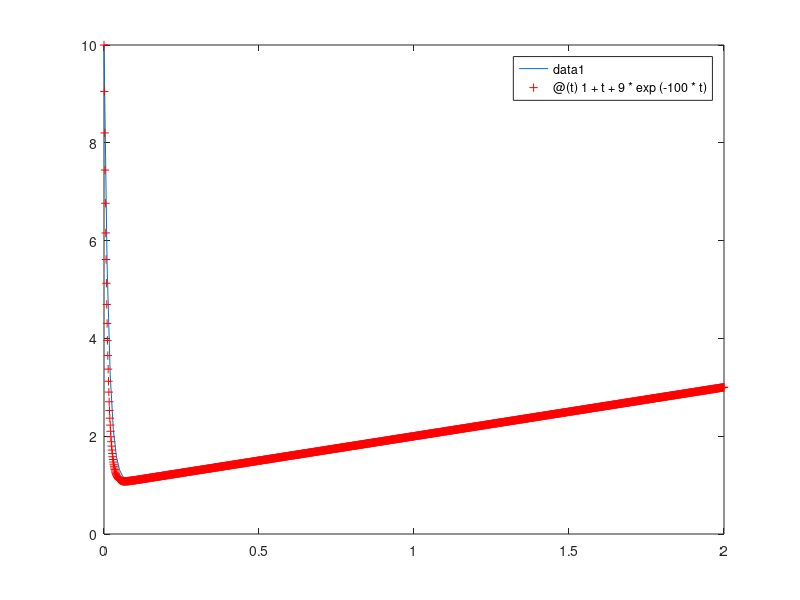

This chart was generated by the following MATLAB code:
clc; clear all;

yz = @(t) 1+t+9*exp(-100*t);
if 1 % 1d) Backwards Euler
	h = 1/100;
	f = @(t, y) (y+101*h*t+100*h)/(1+100*h);
	y(1) = 10;
	i=1;
	to=2;
	for t=0:h:to;
		y(i+1) = f(t, y(i));
		i = i+1;
	end
	plot(0:h:to, y(1:end-1));
	hold on;
	fplot(yz, [0 to], 'r+');
end

% Explicit Euler Method
if 0
	h = 1.0/500.0;
	g = @(t,y)y+h*(101*t-100*y+1001);
	y(1) = 10;
	i = 1;
	to=200;
	for t=0:h:to;
		y(i+1) = g(t, y(i));
		i = i+1;
	end
	plot(0+1000*h:h:to, y(1+1000:end-1));
	hold on;
	fplot(yz, [199 to], 'r+');
end

if 0
	h = 100000;
	f = @(t,y)(y+h/2*(-100*y+101*t+1001+101*(t+h)+1001))/(1+50*h);
	y(1) = 10;
	i = 1;
	to=20000000;
	for t=0:h:to;
		y(i+1) = f(t, y(i));
		i = i+1;
	end
	plot(0:h:to, y(1:end-1));
	hold on;
	fplot(yz, [0 to], 'r+');
end
